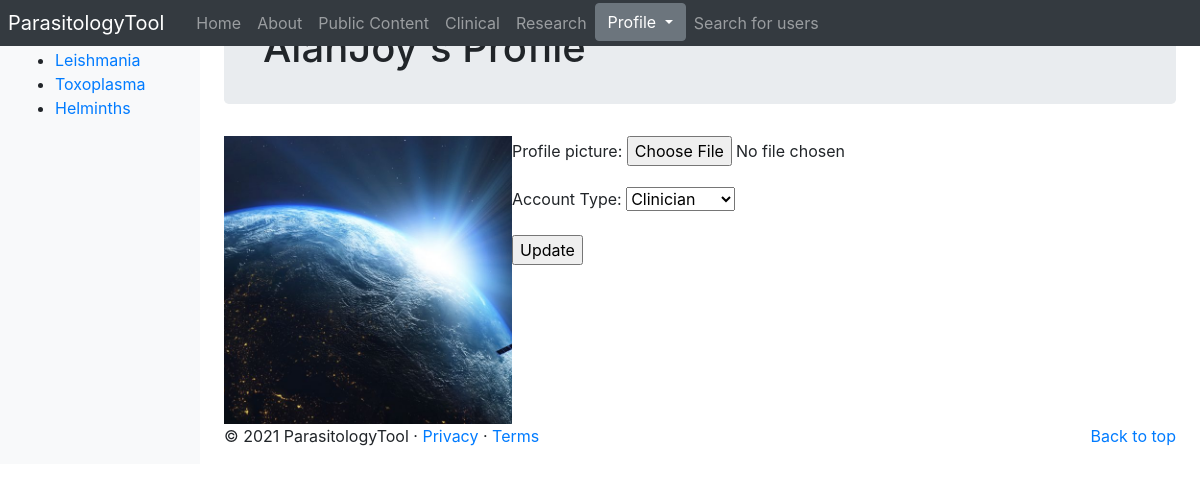
The app's page /parasitologyTool/profile/AlanJoy/ (signed in) with its own data.
### parasitologyTool/models.py (models this page shows, shortened)
class Parasite(models.Model):
	NAME_MAX_LENGTH = 128
	name = models.CharField(max_length=NAME_MAX_LENGTH, unique=True)
	views = models.IntegerField(default=0)
	picture = models.ImageField(upload_to='parasite_pic')
	intro = models.CharField(max_length=3000)

class UserProfile(models.Model):
	user = models.OneToOneField(User, on_delete=models.CASCADE)
	profile_picture = models.ImageField(upload_to="profile_pictures", default="profile_pictures/default_pic.png")
	ROLE_CHOICES = [
		('clinician', 'Clinician'),
		('researcher', 'Researcher'),
		('public', 'Public'),
		('admin', 'Admin'),
	]
	role = models.CharField(max_length=50, choices=ROLE_CHOICES, default='Public')

### parasitologyTool/views.py (the view, shortened to what this page needs)
# urls.py: path('profile/<username>/', views.ProfileView.as_view(), name='profile'),
class ProfileView(View):
    def get_user_details(self, username):
        try:
            user = User.objects.get(username=username)
        except User.DoesNotExist:
            return None
        user_profile = UserProfile.objects.get_or_create(user=user)[0]
        form = UserProfileForm({'picture': user_profile.profile_picture,
                                'role': user_profile.role})
        return (user, user_profile, form)
    @method_decorator(login_required)
    def get(self, request, username):
        try:
            (user, user_profile, form) = self.get_user_details(username)
        except TypeError:
            return redirect(reverse('parasitologyTool:index'))
        context_dict = {'user_profile': user_profile,
                        'selected_user': user,
                        'form': form}
        return render(request, 'parasitologyTool/profile.html', context_dict)

### parasitologyTool/forms.py
class UserProfileForm(forms.ModelForm):
    ROLE_CHOICES = [
        ('clinician', 'Clinician'),
        ('researcher', 'Researcher'),
        ('public', 'Public'),
        ('admin', 'Admin'),
    ]
    role = forms.CharField(label='Account Type', widget=forms.Select(choices=ROLE_CHOICES))
    class Meta:
        model = UserProfile
        fields = ('profile_picture', 'role',)

### parasitologyTool/templatetags/parasitologyTool_template_tags.py (called while the page is built)
@register.inclusion_tag('parasitologyTool/parasite_list.html')
def get_parasite_list(current_category=None):
	return {'parasites': Parasite.objects.all(),
	        'current_category':current_category}

### templates/parasitologyTool/profile.html (shortened to what this page needs)
{% extends 'parasitologyTool/base.html' %}
{% load static %}
{% block body_block %}
    <div class="jumbotron p-4">
        <div class="container">
            <h1 class="jumbotron-heading">{{ selected_user.username }}'s Profile</h1>
        </div>
    </div>
    <div class="container">
        <div class="row">
            <img src="{{ MEDIA_URL }}{{ user_profile.profile_picture }}"
                 width="288"
                 height="288"
                 style="object-fit: cover;"
                 alt="{{ selected_user.username }}'s profile image"/>
            <br/>
            <div>
                {% if selected_user == user %}
                    <form method="post" action="." enctype="multipart/form-data">
                        {{ form.as_p }}
                        <input type="submit" value="Update">
                    </form>
                {% else %}
                    <p>
                    </p>
                {% endif %}
            </div>
        </div>
    </div>
{% endblock %}

### templates/parasitologyTool/parasite_list.html
{% if parasites %}
    <ul>
        {% for p in parasites %}
            {% if p == current_category %}
                <li><strong><a href="{% url 'parasitologyTool:goto' %}?parasite_id={{ p.id }}">{{ p.name }}</a></strong>
                </li>
            {% else %}
                <li><a href="{% url 'parasitologyTool:goto' %}?parasite_id={{ p.id }}">{{ p.name }}</a></li>
            {% endif %}
        {% endfor %}
    </ul>
{% else %}
    <strong>No parasites</strong>
{% endif %}

### records on screen
Parasite: name "Leishmania"
Parasite: name "Toxoplasma"
Parasite: name "Helminths"
UserProfile: profile_picture (picture)

### other values on screen
{{ selected_user.username }} "AlanJoy"
